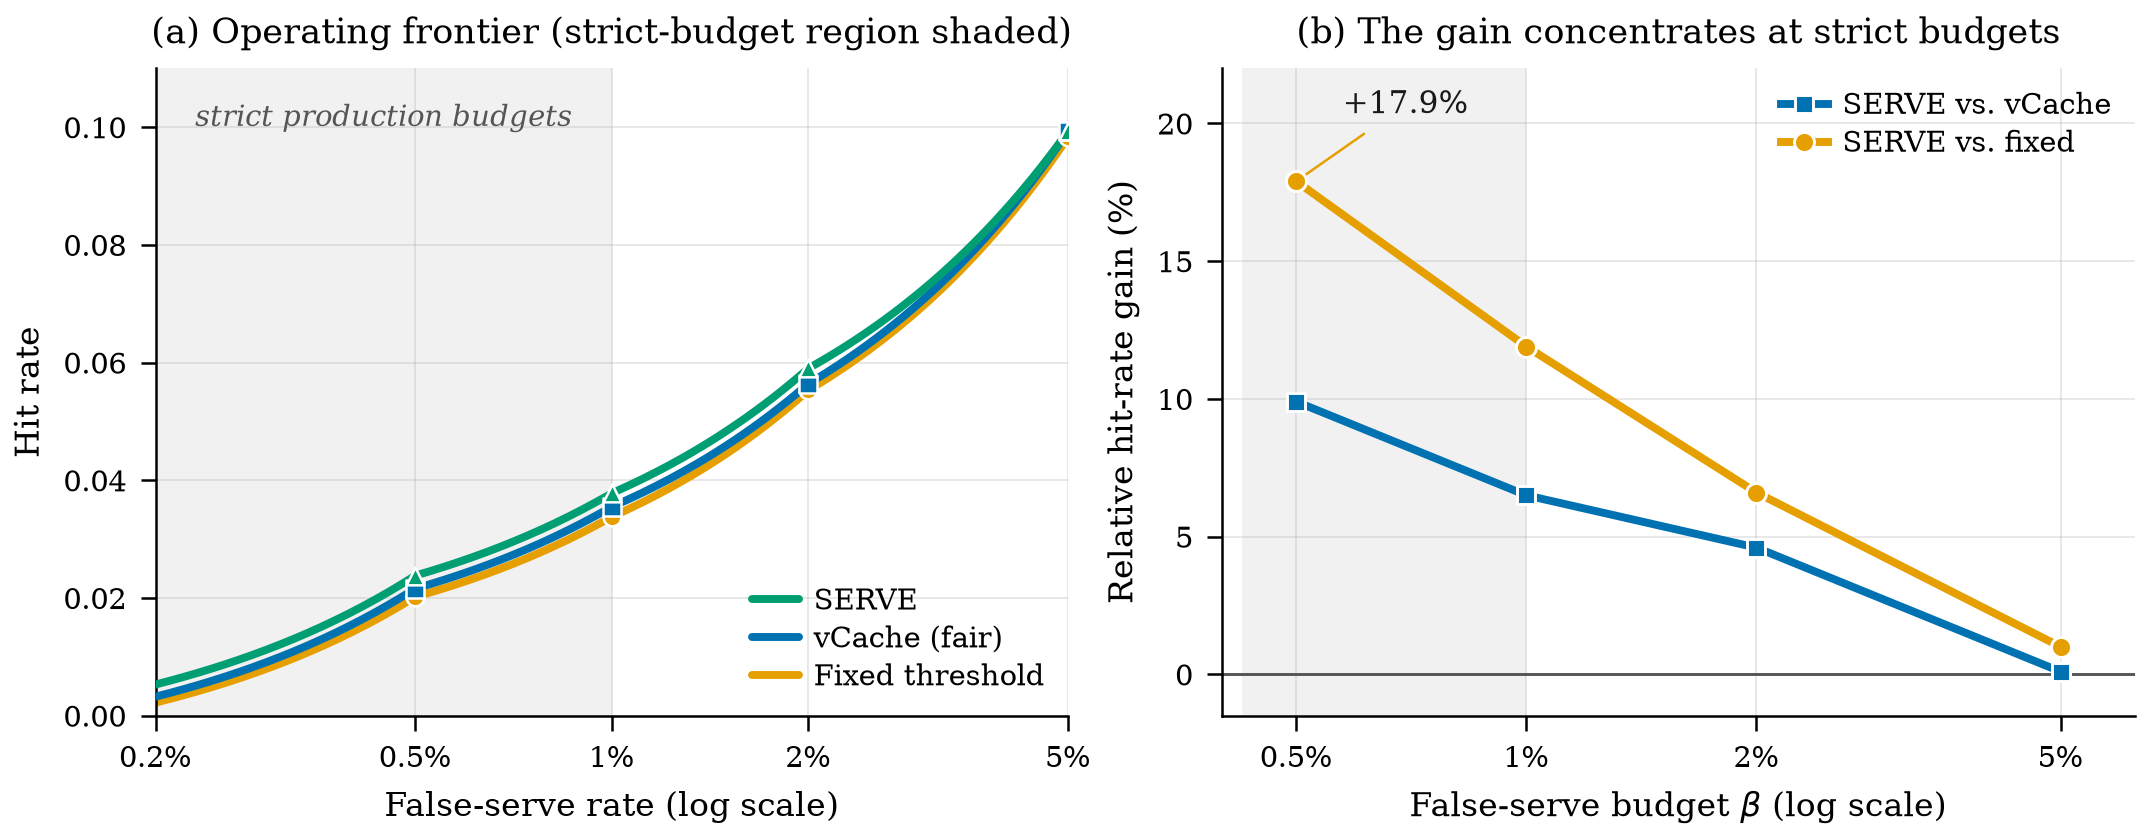

The Python source for this figure:
"""
fig2_frontier.py -- Operating frontier and where the gain concentrates.

Left:  Operating frontier -- hit-rate (y) vs. false-serve rate (x, log).
       Curves constructed from SOTA operating points (E2). The strict
       production region (fs <= 1%) is lightly shaded. SERVE's curve sits
       above everywhere and the separation widens as the budget tightens.
Right: Relative hit-rate gain of SERVE over each baseline (y, %) vs.
       false-serve budget beta (x, log), from E2 SOTA table.
"""

import os
import numpy as np
import matplotlib

matplotlib.use("Agg")
import matplotlib.pyplot as plt
from matplotlib.ticker import NullLocator

# -------------------------------------------------------------------------
# Physical width for full-width IEEEtran figure (\\textwidth ~= 7.16 in)
# -------------------------------------------------------------------------
FULL_WIDTH_IN = 7.16       # EVIDENCE.md Figure candidates section; _style.py

# -------------------------------------------------------------------------
# Colorblind-safe palette (Okabe-Ito derived)
# -------------------------------------------------------------------------
COLORS = {
    "fixed":  "#E69F00",
    "vcache": "#0072B2",
    "serve":  "#009E73",
    "chance": "#555555",
}
MARKERS = {
    "fixed": "o",
    "vcache": "s",
    "serve": "^",
}

# -------------------------------------------------------------------------
# Apply style
# -------------------------------------------------------------------------
plt.rcParams.update({
    "font.size": 8,
    "axes.titlesize": 9,
    "axes.labelsize": 8,
    "xtick.labelsize": 7,
    "ytick.labelsize": 7,
    "legend.fontsize": 7,
    "font.family": "serif",
    "axes.linewidth": 0.6,
    "xtick.major.width": 0.6,
    "ytick.major.width": 0.6,
    "lines.linewidth": 1.4,
    "lines.markersize": 4.5,
    "axes.grid": True,
    "grid.linewidth": 0.4,
    "grid.alpha": 0.35,
    "axes.axisbelow": True,
    "legend.frameon": False,
    "savefig.dpi": 300,
    "pdf.fonttype": 42,
    "ps.fonttype": 42,
})

# -------------------------------------------------------------------------
# E2: SOTA hit-rate at matched false-serve budgets
# beta           0.5%     1%       2%       5%
# fixed          0.0202   0.0338   0.0553   0.0983
# vCache         0.0216   0.0355   0.0564   0.0993
# SERVE          0.0238   0.0378   0.0590   0.0993
# Relative: SERVE vs fixed  +17.9%  +11.9%  +6.6%  +1.0%   (E2)
#            SERVE vs vCache +9.9%   +6.5%  +4.6%  +0.1%   (E2)
# -------------------------------------------------------------------------

BETA_PTS = np.array([0.005, 0.01, 0.02, 0.05])   # E2 SOTA budgets

FIXED_HIT  = np.array([0.0202, 0.0338, 0.0553, 0.0983])   # E2
VCACHE_HIT = np.array([0.0216, 0.0355, 0.0564, 0.0993])   # E2
SERVE_HIT  = np.array([0.0238, 0.0378, 0.0590, 0.0993])   # E2

# Right-panel gain data from E2
GAIN_VS_FIXED  = np.array([17.9, 11.9, 6.6, 1.0])    # E2
GAIN_VS_VCACHE = np.array([9.9, 6.5, 4.6, 0.1])      # E2

# -------------------------------------------------------------------------
# Shared grid and constants
# -------------------------------------------------------------------------
FS_LO = 2e-3                                            # E2: below 0.5% budget
FS_HI = 5e-2                                            # E2: top of range
FS_GRID = np.geomspace(FS_LO, FS_HI, 200)               # interpolated
STRICT = 0.01                                           # E2: beta <= 1%
INK = "#1a1a1a"

# -------------------------------------------------------------------------
# Construct frontier curves through E2 operating points
# Anchor at FS_LO via linear extrapolation in log-beta space so curves
# approach zero naturally as the budget tightens.
# -------------------------------------------------------------------------
def build_frontier(beta_pts, hit_pts, fs_grid):
    log_beta = np.log(beta_pts)
    log_fs_lo = np.log(FS_LO)
    slope = (hit_pts[1] - hit_pts[0]) / (log_beta[1] - log_beta[0])
    hit_lo = hit_pts[0] + slope * (log_fs_lo - log_beta[0])
    hit_lo = max(hit_lo, 0.0)

    beta_all = np.concatenate([[FS_LO], beta_pts])
    hit_all  = np.concatenate([[hit_lo], hit_pts])
    return np.interp(fs_grid, beta_all, hit_all)


def build_figure():
    fig, (axL, axR) = plt.subplots(1, 2, figsize=(FULL_WIDTH_IN, 2.8))

    # ================= LEFT: operating frontier ========================
    # Strict-production wash (fs <= 1%)                               # E2
    axL.axvspan(FS_LO, STRICT, color=COLORS["chance"], alpha=0.08,
                lw=0, zorder=0)

    # SERVE
    SERVE_MEAN = build_frontier(BETA_PTS, SERVE_HIT, FS_GRID)
    axL.plot(FS_GRID, SERVE_MEAN, color=COLORS["serve"], lw=1.9, zorder=4,
             label="SERVE", solid_capstyle="round")

    # vCache
    VCACHE_MEAN = build_frontier(BETA_PTS, VCACHE_HIT, FS_GRID)
    axL.plot(FS_GRID, VCACHE_MEAN, color=COLORS["vcache"], lw=1.9, zorder=3,
             label="vCache (fair)", solid_capstyle="round")

    # Fixed threshold
    FIXED_MEAN = build_frontier(BETA_PTS, FIXED_HIT, FS_GRID)
    axL.plot(FS_GRID, FIXED_MEAN, color=COLORS["fixed"], lw=1.9, zorder=2,
             label="Fixed threshold", solid_capstyle="round")

    # Mark the E2 operating points on each curve
    for beta, hit, col, mrk in [
        (BETA_PTS, FIXED_HIT,  COLORS["fixed"],  MARKERS["fixed"]),
        (BETA_PTS, VCACHE_HIT, COLORS["vcache"], MARKERS["vcache"]),
        (BETA_PTS, SERVE_HIT,  COLORS["serve"],  MARKERS["serve"]),
    ]:
        axL.scatter(beta, hit, s=18, c=col, marker=mrk, zorder=5,
                    edgecolors="white", linewidths=0.6)

    axL.set_xscale("log")
    axL.set_xlim(FS_LO, FS_HI)
    axL.set_ylim(0, 0.11)
    axL.set_xlabel("False-serve rate (log scale)")
    axL.set_ylabel("Hit rate")
    axL.set_title("(a) Operating frontier (strict-budget region shaded)",
                  fontsize=8.5)

    axL.set_xticks([0.002, 0.005, 0.01, 0.02, 0.05])
    axL.set_xticklabels(["0.2%", "0.5%", "1%", "2%", "5%"])
    axL.xaxis.set_minor_locator(NullLocator())
    axL.set_yticks([0, 0.02, 0.04, 0.06, 0.08, 0.10])

    # Label the strict-production region
    axL.text(np.sqrt(FS_LO * STRICT), 0.104, "strict production budgets",
             ha="center", va="top", fontsize=7.0, color=COLORS["chance"],
             style="italic")

    axL.legend(loc="lower right", handlelength=1.6, handletextpad=0.5,
               borderaxespad=0.4, labelspacing=0.3)
    axL.grid(True, which="major", axis="both")
    axL.grid(False, which="minor")

    # ================= RIGHT: relative gain ============================
    axR.axvspan(BETA_PTS[0] * 0.85, STRICT, color=COLORS["chance"],
                alpha=0.08, lw=0, zorder=0)
    axR.axhline(0, color=COLORS["chance"], lw=0.7, zorder=1)

    axR.plot(BETA_PTS, GAIN_VS_VCACHE, color=COLORS["vcache"], lw=1.9,
             marker=MARKERS["vcache"], markersize=4.5, markeredgecolor="white",
             markeredgewidth=0.7, zorder=3, label="SERVE vs. vCache")
    axR.plot(BETA_PTS, GAIN_VS_FIXED, color=COLORS["fixed"], lw=1.9,
             marker=MARKERS["fixed"], markersize=4.8, markeredgecolor="white",
             markeredgewidth=0.7, zorder=4, label="SERVE vs. fixed")

    axR.set_xscale("log")
    axR.set_xlim(BETA_PTS[0] * 0.8, BETA_PTS[-1] * 1.25)
    axR.set_ylim(-1.5, 22)
    axR.set_xlabel(r"False-serve budget $\beta$ (log scale)")
    axR.set_ylabel("Relative hit-rate gain (%)")
    axR.set_title("(b) The gain concentrates at strict budgets", fontsize=8.5)

    axR.set_xticks(BETA_PTS)
    axR.set_xticklabels(["0.5%", "1%", "2%", "5%"])
    axR.xaxis.set_minor_locator(NullLocator())
    axR.set_yticks([0, 5, 10, 15, 20])

    # Annotate the strictest operating point
    axR.annotate(
        "+17.9%",                                                  # E2
        xy=(BETA_PTS[0], GAIN_VS_FIXED[0]),
        xytext=(BETA_PTS[0] * 1.15, GAIN_VS_FIXED[0] + 2.2),
        ha="left", va="bottom", fontsize=7.5, color=INK,
        arrowprops=dict(arrowstyle="-", color=COLORS["fixed"], lw=0.6),
    )

    axR.legend(loc="upper right", handlelength=1.6, handletextpad=0.5,
               borderaxespad=0.4, labelspacing=0.3)
    axR.grid(True, which="major", axis="both")
    axR.grid(False, which="minor")

    for ax in (axL, axR):
        ax.spines["top"].set_visible(False)
        ax.spines["right"].set_visible(False)

    return fig


HERE = os.path.dirname(os.path.abspath(__file__))

if __name__ == "__main__":
    fig = build_figure()
    fig.tight_layout(pad=0.4)
    fig.savefig(os.path.join(HERE, "fig2_frontier.pdf"), bbox_inches=None)
    plt.close(fig)

    fig_png = build_figure()
    fig_png.tight_layout(pad=0.4)
    fig_png.savefig(os.path.join(HERE, "fig2_frontier.png"), dpi=300,
                    bbox_inches=None)
    plt.close(fig_png)

    print("Saved fig2_frontier.pdf and fig2_frontier.png")
